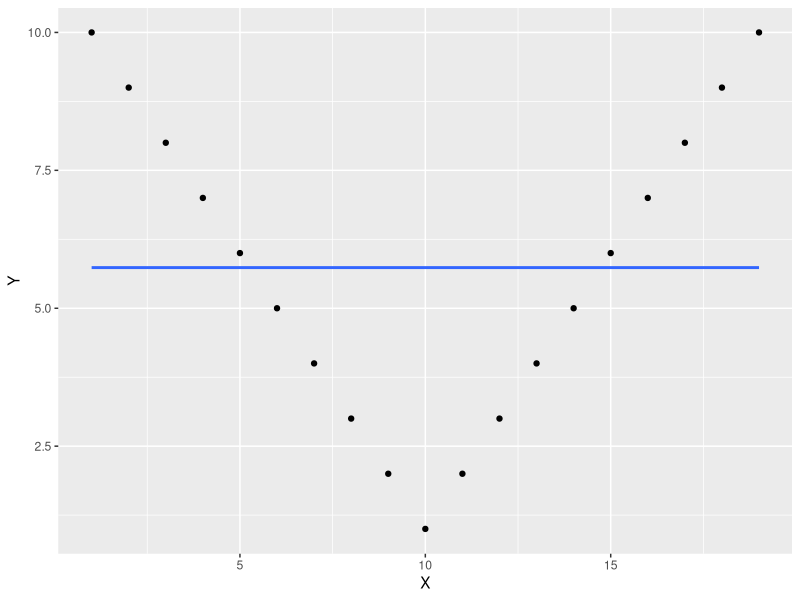

The R source for this figure:
## ---- chunk 1
knitr::opts_chunk$set(echo = TRUE)
## ---- chunk 2
library(ggplot2)
Y <- c(10,9,8,7,6,5,4,3,2,1,2,3,4,5,6,7,8,9,10)
X <- c(1,2,3,4,5,6,7,8,9,10,11,12,13,14,15,16,17,18,19)
q1data <- data.frame(X,Y)
ggplot(q1data, aes(x=X, y=Y))+
  geom_point()+
  geom_smooth(method='lm', se=FALSE)

